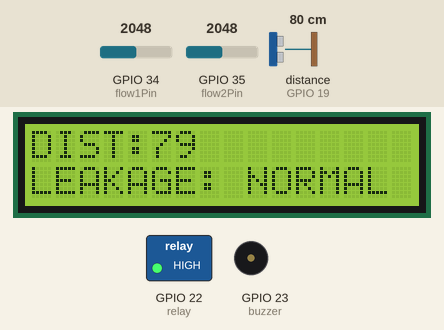
Recording of a sketch running on a simulated ESP32. Shown: 16×2 character LCD, switched loads named in the sketch (green lamp = pin HIGH), buzzer (waves = sounding, pin HIGH). Wiring (inferred from the names in the program): ultrasonic range finder: trigger GPIO 18; echo GPIO 19. Inputs (shaded band) come from the test bench; at power-on: distance to the obstacle (sensor on GPIO 19) 80 cm, GPIO 34 (flow1Pin) = 2048, GPIO 35 (flow2Pin) = 2048. The echo pulse lasts 58.3 µs per cm; WiFi joins after 1.5 s; servers stay silent unless stated; uploads are accepted with an empty reply; pins used as bus, display or sensor lines are not drawn; what the sketch prints to the serial monitor is not drawn.

Above: at 12.6 s.
12.7 s: distance to the obstacle (sensor on GPIO 19) set to 12 cm
At 14.9 s:
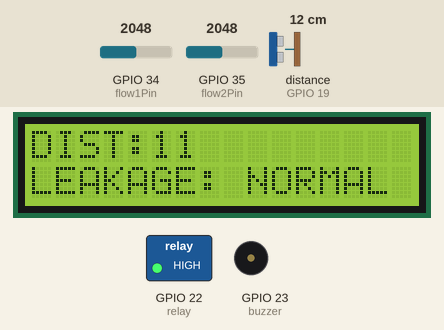
15.2 s: distance to the obstacle (sensor on GPIO 19) set to 9 cm
At 18.2 s:
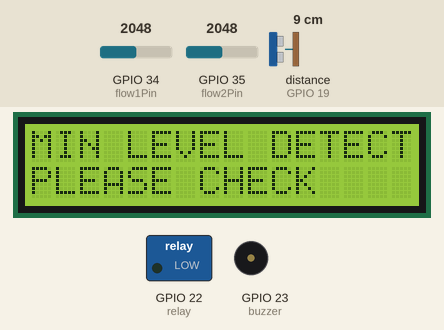
18.5 s: distance to the obstacle (sensor on GPIO 19) set to 18 cm
At 21.9 s:
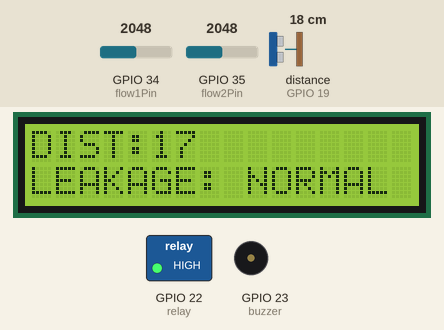
22.7 s: GPIO 34 (flow1Pin) set to 2275
24.9 s: GPIO 34 (flow1Pin) set to 2397
At 28.2 s:
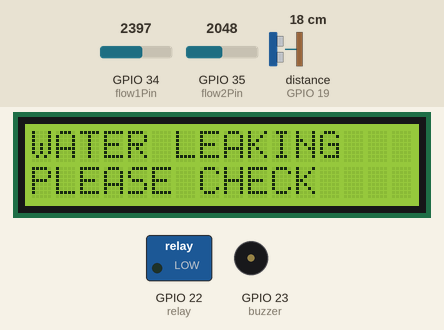
Timing chart, 0 to 29.6 s (numbered marks = the images above; inputs shaded):
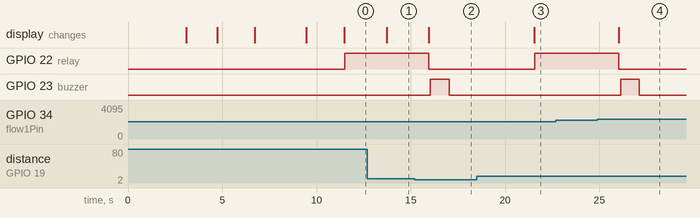

The sketch:

waste_water_management_system_tkr_new2w.ino
```cpp
#include <WiFi.h>
#include <HTTPClient.h>
#include <String.h>
#include <LiquidCrystal.h>


#define flow1Pin 34
#define flow2Pin 35
#define trigPin 18
#define echoPin 19
#define relay 22
#define buzzer 23


// WiFi parameters to be configured
const char* ssid = "project12"; // Hoofdlettergevoelig
const char* password = "project123456"; // Hoofdlettergevoelig

String m1 = "http://sms.scubedigi.com/api.php?username=Mydreamacd&password=Mydream123&to=9848645851&from=MYDREM&message=";
String m2 = "http://sms.scubedigi.com/api.php?username=Mydreamacd&password=Mydream123&to=8074303938&from=MYDREM&message=";
String msg = "\0";
String r = "http://projectsiot.xyz/IoTProjects/WaterMonitor/upload.php?a=";
String rs = "\0";

int flag1 = 0;
int flag2 = 0;
long duration;
int distance;

int flow1 = 0;
int flow2 = 0;

String L = "N";
int diff=0 ;


LiquidCrystal lcd (15,2,4,16,17,5);


void lcdstring (unsigned int a, unsigned int b, String data);


void beep ()
{
  digitalWrite(buzzer, HIGH);
  delay(1000);
  digitalWrite(buzzer, LOW);
  delay(100);
}


void setup()
{
  // initialize serial for debugging
  Serial.begin(9600);


pinMode(buzzer,OUTPUT);
pinMode(relay,OUTPUT);
pinMode(trigPin,OUTPUT);
pinMode(echoPin,INPUT);
pinMode(flow1Pin,INPUT);
pinMode(flow2Pin,INPUT);

  lcd.begin(16, 2);
  lcd.clear();
  lcdstring(0,0,"WATER MONITORING S/M   ");
  lcdstring(0,1,"                       ");
  delay(2500);


Serial.print("Bezig met verbinden");
  WiFi.begin(ssid, password); // Connect to WiFi

  // while wifi not connected yet, print '.'
  // then after it connected, get out of the loop
  while (WiFi.status() != WL_CONNECTED) {
     delay(500);
     lcd.clear();
  lcdstring(0,0," CONNECTING  TO ");
  lcdstring(0,1,ssid);
  delay(200);
     Serial.print(".");
  }

  Serial.println("OK!");

  // Access Point (SSID).
  Serial.print("SSID: ");
  Serial.println(WiFi.SSID());

  // IP adres.
  Serial.print("IP: ");
  Serial.println(WiFi.localIP());
Serial.println("state---------------1");
  // Signaalsterkte.
  long rssi = WiFi.RSSI();
  Serial.print("Signaal sterkte (RSSI): ");
  Serial.print(rssi);
  Serial.println(" dBm");
  Serial.println("");
     lcd.clear();
  lcdstring(0,0,"  CONNECTED TO  ");
  lcdstring(0,1,ssid);
  delay(2000);

lcd.clear();
  lcdstring(0,0,"  SERVER INT.  ");
  lcdstring(0,1,"  PLEASE WAIT  ");
  delay(2000);
  Serial.print("A = "); Serial.println("http://projectsiot.xyz/IoTProjects/AirSoundPollution/pfupload.php?a=U&b=0");
if(WiFi.status()== WL_CONNECTED){ //Check WiFi connection status

    HTTPClient http; //Declare an object of class HTTPClient

  http.begin("http://projectsiot.xyz/IoTProjects/WaterMonitor/upload.php?a=U&b=0");

int httpCode = http.GET(); //Send the request
    if (httpCode > 0) { //Check the returning code
      String payload = http.getString(); //Get the request response payload
      Serial.println(payload); //Print the response payload
    }
    http.end(); //Close connection

delay(500);
}
/*
Serial.print(F("sending init message............"));
Serial.print("msg = "); Serial.println("http://sms.scubedigi.com/api.php?username=Mydreamacd&password=Mydre@m123&to=8897720828&from=MYDREM&message=KIT%20STARTED");
if(WiFi.status()== WL_CONNECTED){ //Check WiFi connection status

    HTTPClient http; //Declare an object of class HTTPClient

 http.begin("http://sms.scubedigi.com/api.php?username=Mydreamacd&password=Mydre@m123&to=8897720828&from=MYDREM&message=KIT%20STARTED");

int httpCode = http.GET(); //Send the request
    if (httpCode > 0) { //Check the returning code
      String payload = http.getString(); //Get the request response payload
      Serial.println(payload); //Print the response payload
    }
    http.end(); //Close connection

delay(500);
}
*/


lcd.clear();
  lcdstring(0,0,"  SERVER INT.  ");
  lcdstring(0,1,"      DONE      ");
  delay(2000);
//lcd.clear();
//Serial.println(F("PLEASE SHOW CARD "));


}

void loop()
{

L = "N";
digitalWrite(trigPin, LOW);
delayMicroseconds(2);
// Sets the trigPin on HIGH state for 10 micro seconds
digitalWrite(trigPin, HIGH);
delayMicroseconds(10);
digitalWrite(trigPin, LOW);
duration = pulseIn(echoPin, HIGH);
distance= duration*0.034/2;

Serial.println("distance="+String(distance));

flow1 = analogRead(flow1Pin);
flow2 = analogRead(flow2Pin);

diff = flow1-flow2;

Serial.println("flow1="+String(flow1));
Serial.println("flow2="+String(flow2));
Serial.println("difference="+String(diff));


if (distance < 10)
{
  flag2 = 0;
  Serial.println("low level");
  lcdstring(0,0,"MIN LEVEL DETECTED     ");
  lcdstring(0,1,"PLEASE CHECK          ");
  digitalWrite(relay,LOW);
  delay(100);
  beep ();
  delay(2000);
  if (flag1 == 0)
  {
    flag1 = 1;
    msg = m1+"MINIMUM%20LEVEL%20DETECTED%20IN%20DAM%0APLEASE%20CHECK";
    sendsms();
    msg = m2+"MINIMUM%20LEVEL%20DETECTED%20IN%20DAM%0APLEASE%20CHECK";
  sendsms();
  }
  }
else if (diff > 300)
{
  flag1 = 0;
  L = "Y";
     Serial.println("water leakage alert");
  lcdstring(0,0,"WATER LEAKING        ");
  lcdstring(0,1,"PLEASE CHECK          ");
  digitalWrite(relay,LOW);
  delay(100);
  beep ();
  delay(2000);
  if (flag2 == 0)
  {
    flag2 = 1;
    msg = m1+"WATER%20LAEKAGE%20ALERT%0APLEASE%20CHECK";
    sendsms();
    msg = m2+"WATER%20LAEKAGE%20ALERT%0APLEASE%20CHECK";
    sendsms();
  }

rs = r + String(distance) + "&b=" + L ;

        Serial.println(rs);
        send2server ();
        delay(5000);
}

  else
  {
  flag1 = 0;
  flag2 = 0;
    Serial.print("SYSTEM IS NORMAL");
   lcdstring(0,0,"                          ");
   lcdstring(0,1,"                          ");
  lcdstring(0,0,"DIST:"+String(distance));
  lcdstring(0,1,"LEAKAGE: NORMAL          ");
  delay(20);
  digitalWrite(relay,HIGH);
  delay(300);

  }


rs = r + String(distance) + "&b=" + L ;

        Serial.println(rs);
        send2server ();

}// loop
  void send2server ()
{
Serial.print("rs = "); Serial.println(rs);
if(WiFi.status()== WL_CONNECTED){ //Check WiFi connection status

    HTTPClient http; //Declare an object of class HTTPClient
 http.begin(rs);

int httpCode = http.GET(); //Send the request
    if (httpCode > 0) { //Check the returning code
      String payload = http.getString(); //Get the request response payload
      Serial.println(payload); //Print the response payload
    }
    http.end(); //Close connection

delay(500);
}
}
 void sendsms ()
{
Serial.print("msg = "); Serial.println(msg);
if(WiFi.status()== WL_CONNECTED){ //Check WiFi connection status

    HTTPClient http; //Declare an object of class HTTPClient
 http.begin(msg);

int httpCode = http.GET(); //Send the request
    if (httpCode > 0) { //Check the returning code
      String payload = http.getString(); //Get the request response payload
      Serial.println(payload); //Print the response payload
    }
    http.end(); //Close connection

delay(500);
}
}

void lcdstring (unsigned int a, unsigned int b, String data)
{
  // lcd.clear();
  lcd.setCursor(a, b);
  lcd.print(data);
}
```

Measured:
- the behaviour switches between 11 and 10 cm on distance to the obstacle (sensor on GPIO 19) (found by bisection; images 1 and 2)
- the behaviour switches between 2348 and 2349 on GPIO 34 (flow1Pin) (found by bisection; images 3 and 4)
- after the input at 12.7 s, the display: changes after 1.0 s (image 1)
- after the input at 15.2 s, GPIO 22 (relay): HIGH → LOW after 0.74 s; GPIO 23 (buzzer): LOW → HIGH after 0.84 s, → LOW 1.0 s later; the display: changes after 0.74 s (image 2)
- after the input at 18.5 s, GPIO 22 (relay): LOW → HIGH after 3.1 s; GPIO 23 (buzzer): stays LOW (without the input it goes to HIGH after 3.1 s); the display: changes after 3.1 s (image 3)
- after the input at 22.7 s, every drawn part: stays the same
- after the input at 24.9 s, GPIO 22 (relay): HIGH → LOW after 1.1 s; GPIO 23 (buzzer): LOW → HIGH after 1.2 s, → LOW 1.0 s later; the display: changes after 1.1 s (image 4)
